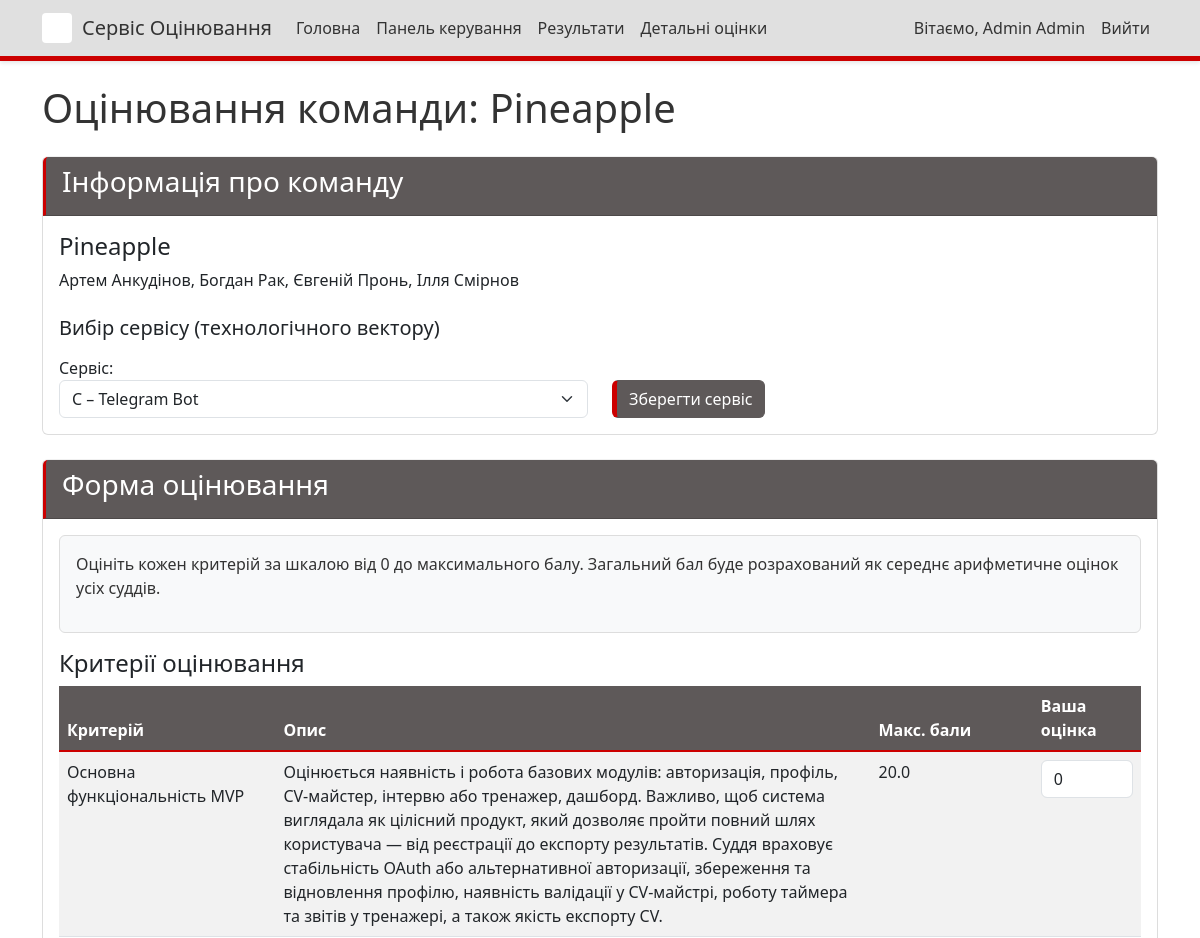
The page /judge/10/ (signed in, upper part) on the database as committed earlier.
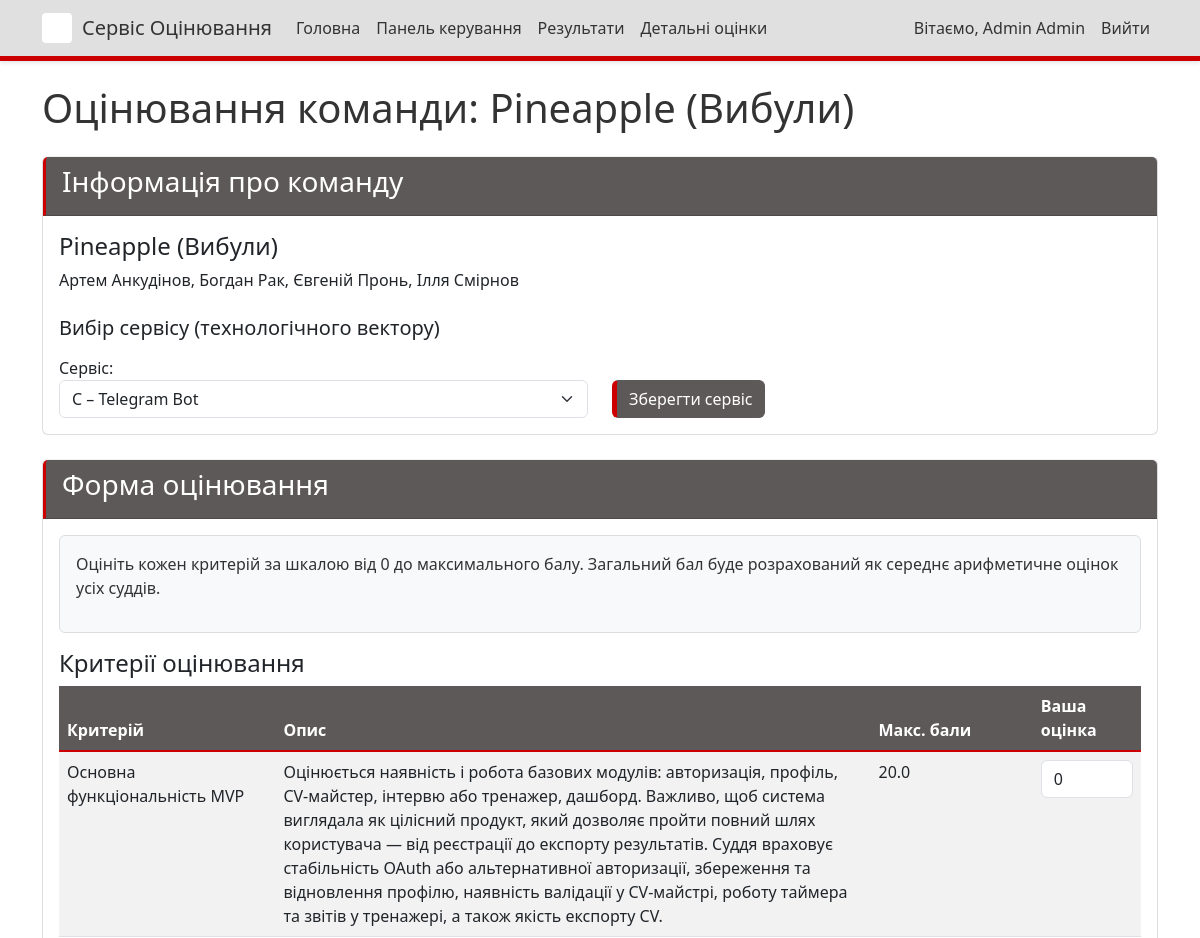
The same page on the database as committed later.
### judging/models.py (models this page shows, shortened)
class Team(models.Model):
    name = models.CharField(max_length=100)
    description = models.TextField(blank=True)
    members = models.TextField(blank=True, help_text="List of team members, one per line")
    members_info = models.TextField(blank=True, help_text="Additional information about team members in format: Student - leader, university, year of study")
    service = models.CharField(max_length=1, choices=SERVICE_CHOICES, blank=True, null=True, help_text="Service vector for the team")

### judging/views.py (the view, shortened to what this page needs)
# urls.py: path('judge/<int:team_id>/', views.judge_team, name='judge_team'),
@login_required
def judge_team(request, team_id):
    team = get_object_or_404(Team, id=team_id)
    is_admin = request.user.is_staff or request.user.is_superuser
    main_criteria = Criteria.objects.filter(type='main')
    bonus_criteria = []
    if team.service:
        if team.service == 'A':
            bonus_criteria = Criteria.objects.filter(type='bonus_a')
        elif team.service == 'B':
            bonus_criteria = Criteria.objects.filter(type='bonus_b')
        elif team.service == 'C':
            bonus_criteria = Criteria.objects.filter(type='bonus_c')
    all_criteria = list(main_criteria) + list(bonus_criteria)
    existing_scores = {}
    for criteria in all_criteria:
        score = Score.objects.filter(judge=request.user, team=team, criteria=criteria).first()
        if score:
            existing_scores[criteria.id] = score.value
    service_form = None
    if is_admin:
        if request.method == 'POST' and 'save_service' in request.POST:
            service_form = TeamServiceForm(request.POST, instance=team)
            if service_form.is_valid():
                service_form.save()
                messages.success(request, f"Сервіс для {team.name} був успішно оновлений.")
                return redirect('judge_team', team_id=team.id)
        else:
            service_form = TeamServiceForm(instance=team)
    context = {
        'team': team,
        'main_criteria': main_criteria,
        'bonus_criteria': bonus_criteria,
        'existing_scores': existing_scores,
        'is_admin': is_admin,
        'service_form': service_form,
    }
    return render(request, 'judging/judge_team.html', context)

### judging/forms.py
class TeamServiceForm(forms.ModelForm):
    class Meta:
        model = Team
        fields = ['service']
        widgets = {
            'service': forms.Select(attrs={'class': 'form-select'})
        }

### judging/templatetags/custom_filters.py (called while the page is built)
@register.filter
def get_item(dictionary, key):
    return dictionary.get(key)

### judging/templates/judging/judge_team.html (shortened to what this page needs)
{% extends 'judging/base.html' %}
{% load custom_filters %}
{% block content %}
<h1 class="mb-4">Оцінювання команди: {{ team.name }}</h1>
<div class="card mb-4">
    <div class="card-header">
        <h3>Інформація про команду</h3>
    </div>
    <div class="card-body">
        <h4>{{ team.name }}</h4>
        <p>{{ team.members }}</p>
        {% if is_admin %}
        <div class="mt-4">
            <h5>Вибір сервісу (технологічного вектору)</h5>
            <form method="post" class="mt-3">
                <div class="row">
                    <div class="col-md-6">
                        <div class="form-group">
                            <label for="{{ service_form.service.id_for_label }}">Сервіс:</label>
                            {{ service_form.service }}
                        </div>
                    </div>
                    <div class="col-md-6 d-flex align-items-end">
                        <button type="submit" name="save_service" class="btn btn-primary">Зберегти сервіс</button>
                    </div>
                </div>
            </form>
        </div>
        {% endif %}
    </div>
</div>
<div class="card">
    <div class="card-header">
        <h3>Форма оцінювання</h3>
    </div>
    <div class="card-body">
        <form method="post" id="score-form">
            <div class="alert alert-info">
                <p>Оцініть кожен критерій за шкалою від 0 до максимального балу. Загальний бал буде розрахований як середнє арифметичне оцінок усіх суддів.</p>
            </div>
            <div class="criteria-section mb-4">
                <h4>Критерії оцінювання</h4>
                <div class="table-responsive">
                    <table class="table table-striped">
                        <thead>
                            <tr>
                                <th style="width: 20%">Критерій</th>
                                <th style="width: 55%">Опис</th>
                                <th style="width: 15%">Макс. бали</th>
                                <th style="width: 10%">Ваша оцінка</th>
                            </tr>
                        </thead>
                        <tbody>
                            {% for criteria in main_criteria %}
                            <tr>
                                <td>{{ criteria.name }}</td>
                                <td>{{ criteria.description }}</td>
                                <td>{{ criteria.max_score }}</td>
                                <td class="text-center">
                                    <input
                                        type="number"
                                        name="criteria_{{ criteria.id }}"
                                        class="form-control criteria-input"
                                        data-max-score="{{ criteria.max_score }}"
                                        min="0"
                                        max="{{ criteria.max_score }}"
                                        step="1"
                                        value="{{ existing_scores|get_item:criteria.id|default:0 }}"
                                    >
                                </td>
                            </tr>
                            {% endfor %}
                        </tbody>
                    </table>
                </div>
            </div>
        </form>
    </div>
</div>
{% endblock %}

Rows that differ between the two databases and show on the page:
changed Team "Артем Анкудінов, Богдан Рак, Євгеній Пронь, Ілля Смірнов": name "Pineapple" → "Pineapple (Вибули)"
